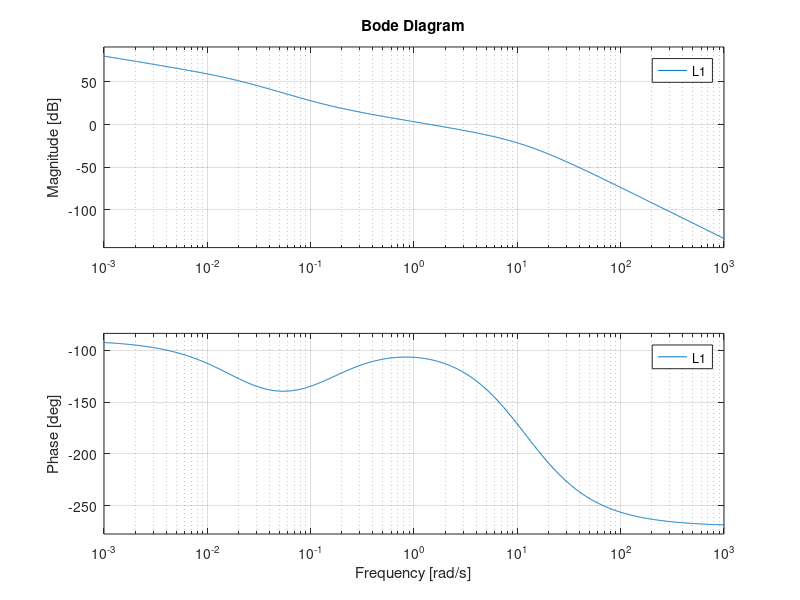
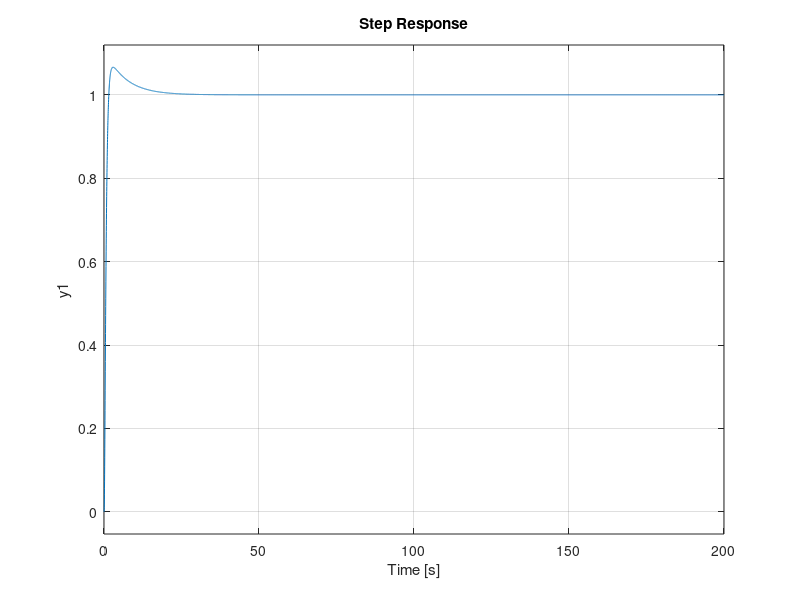

Here is the MATLAB script that generated these plots, in order: (Note: this script raises an error after producing the figures.)
%% 2
clc; clear;

s = tf('s');
L = 1400/(s*(s+10)*(s+14));
L1 = 203.5*(s+0.143)/(s*(s+10)*(s+14)*(s+0.02));
hold on
bode(L)
bode(L1)
hold off
grid on

figure
step(L1/(1+L1))
stepinfo(L1/(1+L1));

%% 3
clear; clc;

s = tf('s');
L = 100*(s+1)*(s+0.01)/((s+10)*(s^2+2*s+2)*(s^2+0.02*s+0.0101));
G = (s-2.1)/(s-6.1);
hold on
%bode(L)
%step(L*G/(1+L*G)/10)
rlocus(L)

%% 4

clear; clc;

s0 = tf('s');
s2 = s0/4.82;
T2 = 1/(s2^2+1.82*s2+1)/4.82;
s3 = s0/4.04;
T3 = 1/(s3^3+1.9*s3^2+2.2*s3+1)/4.04;
s4 = s0/4.81;
T4 = 1/(s4^4+2.2*s4^3+3.5*s4^2+2.8*s4+1)/4.81;
s5 = s0/5.43;
T5 = 1/(s5^5+2.7*s5^4+4.9*s5^3+5.4*s5^2+3.4*s5+1)/5.43;
s6 = s0/6.04;
T6 = 1/(s6^6+3.15*s6^5+6.5*s6^4+8.7*s6^3+7.55*s6^2+4.05*s6+1)/6.04;

% step(T2)
% hold on
% step(T3)
% step(T4)
% step(T5)
% step(T6)
% hold off

bode(T2)
hold on
bode(T3)
bode(T4)
bode(T5)
bode(T6)
hold off

legend('T2','T3','T4','T5','T6')

%%
clc; clear;

s = tf('s');
L = 4000/(s*(s+10)*(s+20));
L = 4000*2*(s+11.2)/(s*(s+10)*(s+20)*(s+33.7));
bode(L)

%% 7

G1 = tf([1],[10,1]);
G2 = tf([1],[1,0.1,1]);
G3 = tf([1],[1,0.1,1,0]);
G4 = tf([1],[1,0,0,0,-1,0]);
%% 7_plots

hold on
step(G3*C3_P/(1+G3*C3_P))
step(G3*C3_PD/(1+G3*C3_PD))
step(G3*C3_PI/(1+G3*C3_PI))
step(G3*C3_PID/(1+G3*C3_PID))
hold off


%% 8 

engine = tf([1,17,40],[1,3,27,25]);